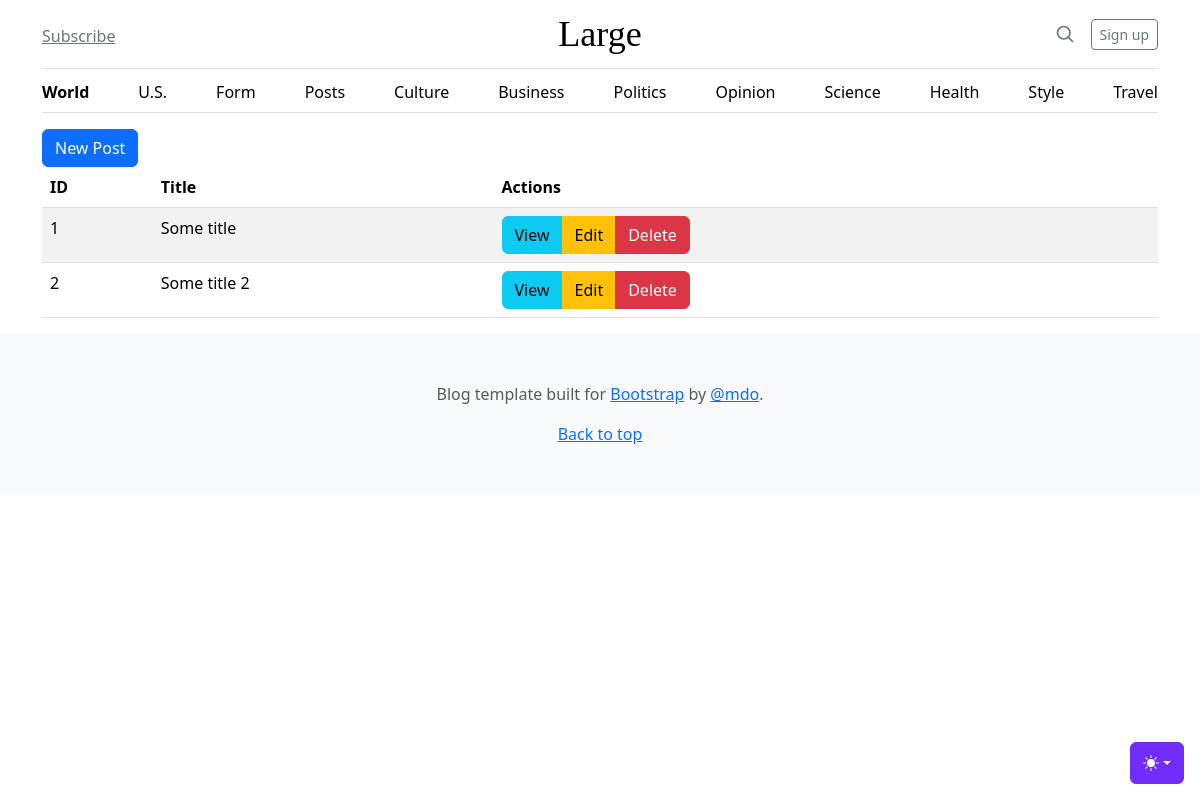
/posts, run on an earlier commit of the app's database.
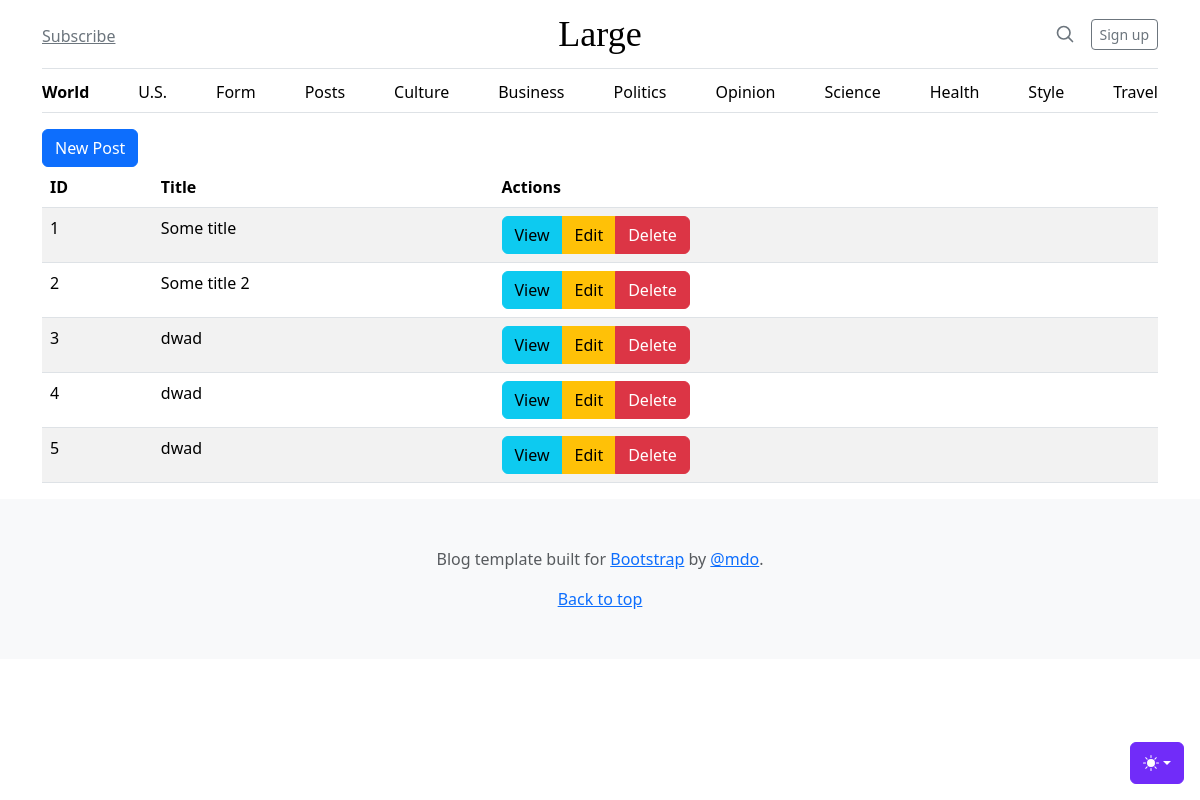
And on a later commit of the database.
### tables this page shows
CREATE TABLE posts
(
    id    integer
        constraint posts_pk
            primary key autoincrement,
    title text not null,
    body  text
);

### helpers.php (called while the page is built, shortened)
<?php
function view($viewName, $variables=[]){
    extract($variables);
    include __DIR__ . "/views/$viewName.php";
}

### src/Controllers/PostsController.php (called while the page is built, shortened)
<?php
class PostsController
{
    public function index()
    {
        $posts = Post::all();
        view('posts/index', compact('posts'));
    }
}

### src/DB.php (called while the page is built, shortened)
<?php
class DB
{
    private $conn;
    public function __construct()
    {
        try {
            $this->conn = new PDO("sqlite:db.sqlite");
            $this->conn->setAttribute(PDO::ATTR_ERRMODE, PDO::ERRMODE_EXCEPTION);
        } catch (PDOException $e) {
            echo "Connection failed: " . $e->getMessage();
        }
    }
    public function all($table, $class)
    {
        $stmt = $this->conn->prepare("SELECT * FROM $table");
        $stmt->execute();
        $stmt->setFetchMode(PDO::FETCH_CLASS, $class);
        return $stmt->fetchAll();
    }
}

### src/Models/Model.php (called while the page is built, shortened)
<?php
abstract class Model
{
    public static $table;
    public static function all(){
        $db = new DB();
        return $db->all(static::$table, static::class);
    }
}

### views/posts/index.php (the view)
<?php include __DIR__ . '/../partials/header.php'; ?>
<main class="container">
    <a class="btn btn-primary" href="/posts/create">New Post</a>
    <table class="table table-striped table-hover">
        <thead>
            <th>ID</th>
            <th>Title</th>
            <th>Actions</th>
        </thead>
        <tbody>
            <?php foreach ($posts as $post): ?>
                <tr>
                    <td><?= $post->id ?></td>
                    <td><?= $post->title ?></td>
                    <td>
                        <div class="btn-group" role="group" aria-label="Basic example">
                            <a class="btn btn-info" href="/posts/view?id=<?=$post->id?>">View</a>
                            <a class="btn btn-warning" href="/posts/edit?id=<?=$post->id?>">Edit</a>
                            <a class="btn btn-danger" href="/posts/delete?id=<?=$post->id?>">Delete</a>
                        </div>
                    </td>
                </tr>
            <?php endforeach; ?>
        </tbody>
    </table>
</main>
<?php include __DIR__ . '/../partials/footer.php'; ?>

What changed in the data, as far as the page shows it:
added posts: id "3", title "dwad"
added posts: id "4", title "dwad"
added posts: id "5", title "dwad"
